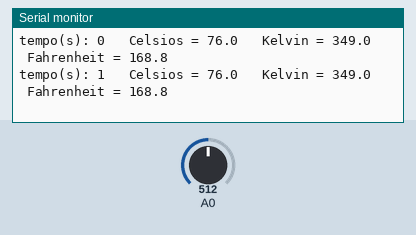
Simulated run of this sketch. Board: Arduino Uno, built with avr-gcc and run on an emulated ATmega328P. On the bench: the last lines printed to the serial monitor. Inputs (shaded band) come from the test bench; at power-on: A0 = 512.

Above: at 1.8 s.
1.9 s: A0 set to 716
At 2.8 s:
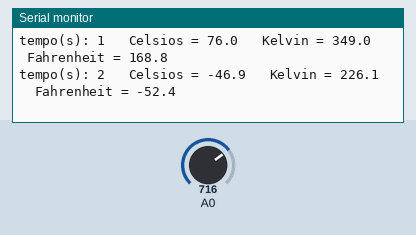
3.4 s: A0 set to 900
At 4.8 s:
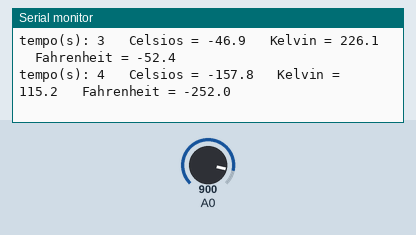
Timing chart, 0 to 6.4 s (numbered marks = the images above; inputs shaded):
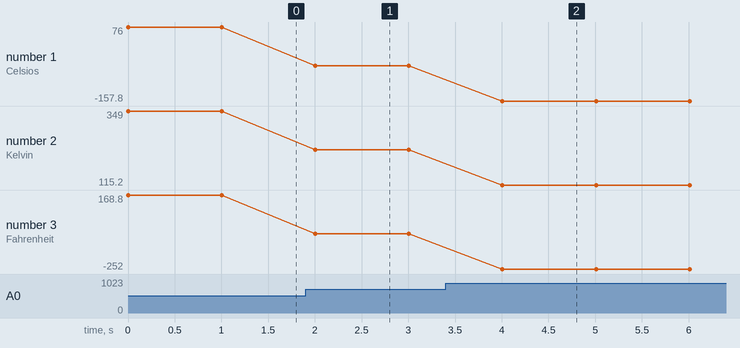

Measured:
- after the input at 1.9 s, the serial monitor: prints a new line after 0.10 s (image 1)
- after the input at 3.4 s, the serial monitor: prints a new line after 0.61 s (image 2)
- plotted number 1: 76 → -46.9 after the input at 1.9 s, -46.9 → -157.8 after the input at 3.4 s
- plotted number 2: 349 → 226.1 after the input at 1.9 s, 226.1 → 115.2 after the input at 3.4 s
- plotted number 3: 168.8 → -52.4 after the input at 1.9 s, -52.4 → -252 after the input at 3.4 s

The sketch:

temometro_simples_com_1n4148.ino
```cpp
float celsios = 0;
float kelvin = 0;
float fahrenheit = 0;

int tempo=0;
float t1=0;

void setup() {
 Serial.begin(9600);
analogReference(INTERNAL);
}
void loop() {
   t1 = map(analogRead(0),472,638,1000,0);

   celsios= t1/10;
   kelvin = celsios + 273;
   fahrenheit = (1.8 * celsios) + 32;

   tempo =millis()/1000;

Serial.print ("tempo(s): ");
Serial.print ( tempo);
Serial.print("\t");

Serial.print (" Celsios = ");
Serial.print (celsios,1);
Serial.print("\t");

Serial.print (" Kelvin = ");
Serial.print (kelvin,1);
Serial.print("\t");

Serial.print (" Fahrenheit = ");
Serial.println (fahrenheit,1);


 delay(1000);
}
```
